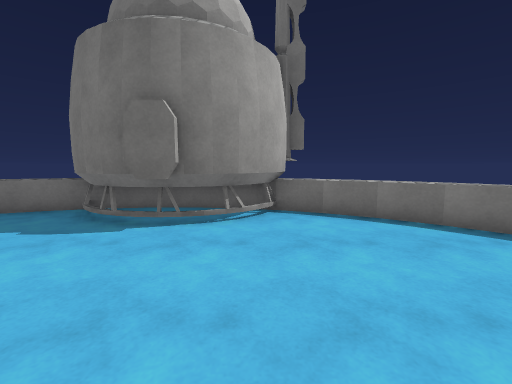
view 1 (above)

14 first-person views from a walk through a Unity game level. The camera is 1.2 m above the floor, tilts 6° down and sees 90° across. The floor is counted in squares, 1 m on a side. Each view is taken from the middle of a square. On the plan, view 1 faces up. The plan holds only what a view shows up to about 12 squares ahead; the rest is blank. Some surface patterns are stand-ins.

view 2
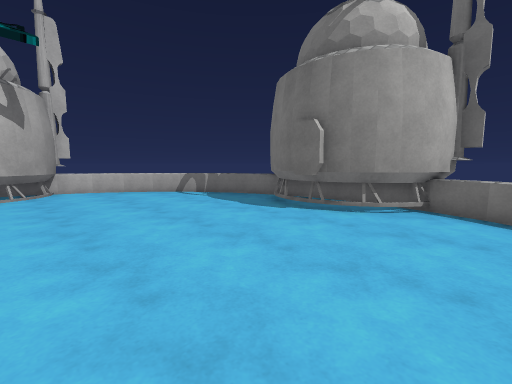

view 3
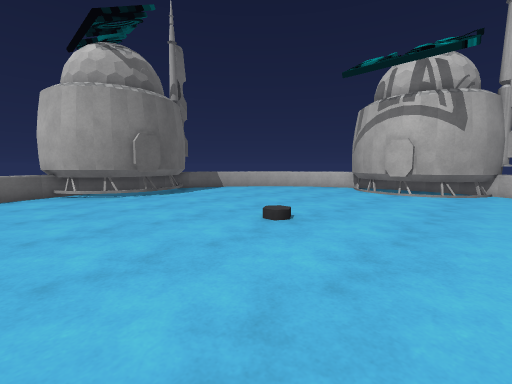

view 4
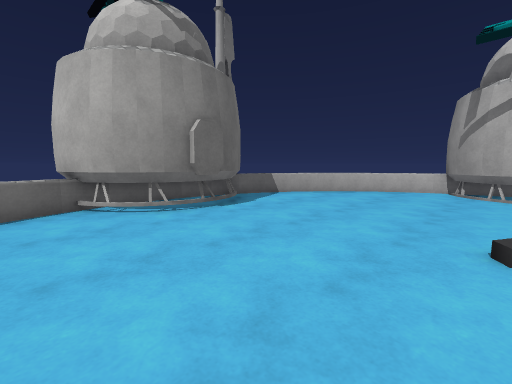

view 5
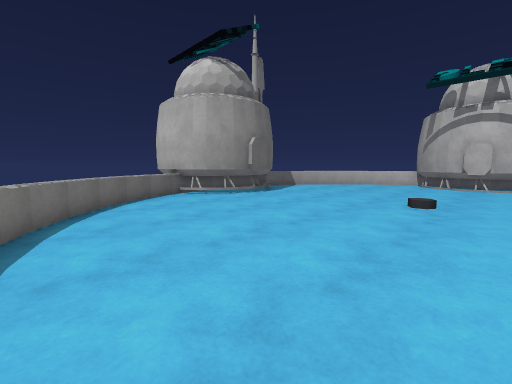

view 6
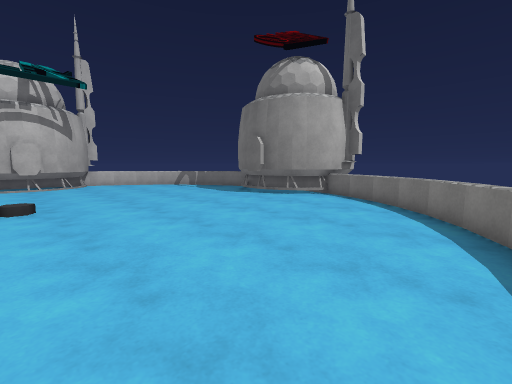

view 7
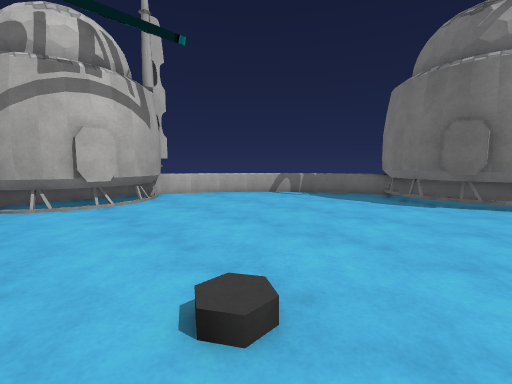

view 8
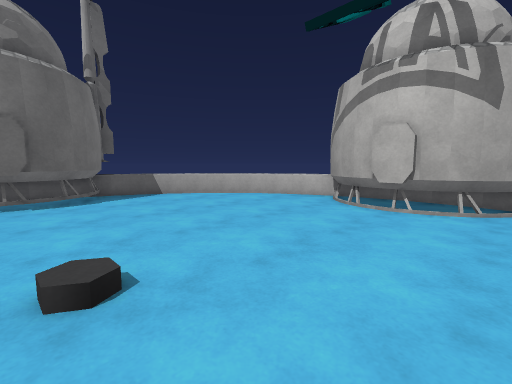

view 9
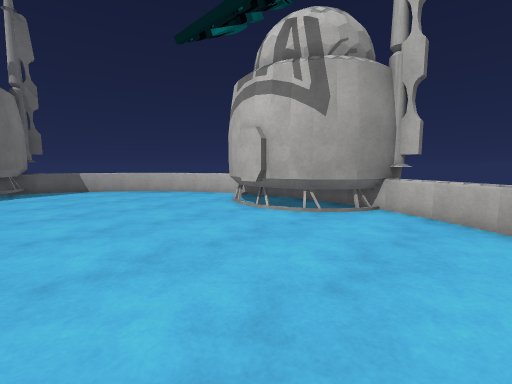

view 10
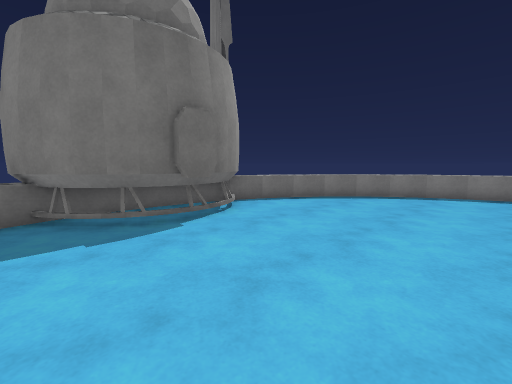

view 11
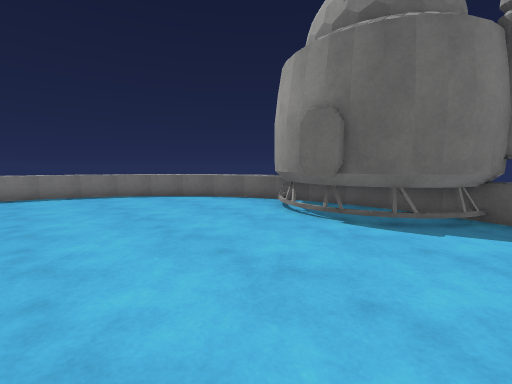

view 12
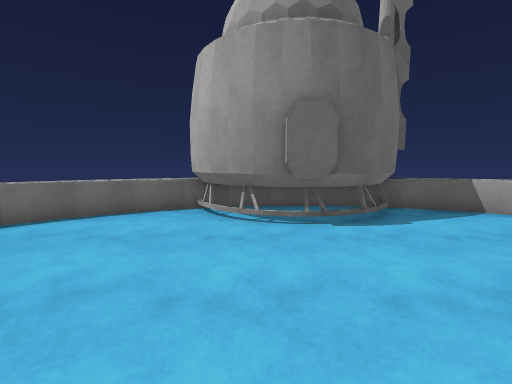

view 13
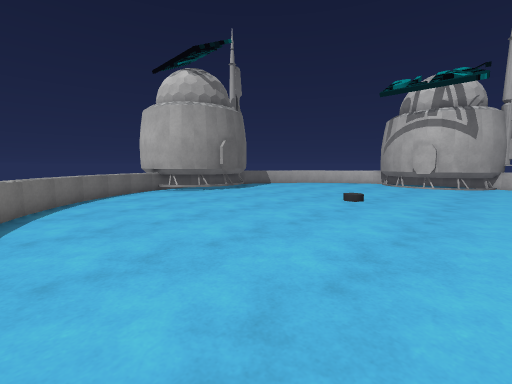

view 14
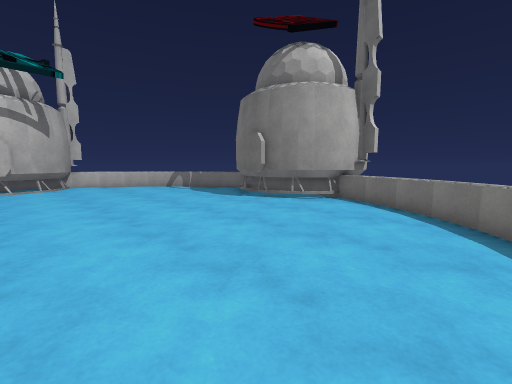

### Floor plan
Key: @ floor where view 1 was taken; # wall or solid block; . floor; = window, fence, low wall or low ledge.
Columns run from 12 left of view 1 to 7 right of it. Each row starts with its distance up from view 1.
  9              #
  8        #     #
  7      #=#######=#
  6    ##==.#####.==#
  5   ##=....###....=#
  4  ##=.............=#
  3  #=...............=
  2  =................=#
  1 ##.................=
  0 ###.........@......=
 -1 ####...............
 -2 # ##...............
 -3 ####...............
 -4 ###................=
 -5  #.................=
 -6  =................=#
 -7  #=...............=#
 -8  #=..............=#
 -9   #=.....###....=##
-10    #==..#####..=##
-11     ##=### ###=#
-12        #######

Where each view was taken, in squares from view 1:
view 1: 0 up, 0 right, facing up
view 2: 1 down, 2 right, facing up-left
view 3: 1 up, 2 right, facing down-left
view 4: 3 down, 2 right, facing down-left
view 5: 1 down, 6 right, facing down-left
view 6: 3 down, 6 right, facing up-left
view 7: 4 down, 1 left, facing up-left
view 8: 0 up, 2 left, facing down-left
view 9: 3 up, 4 left, facing down-left
view 10: 0 up, 5 left, facing up-right
view 11: 4 down, 5 left, facing down-right
view 12: 4 down, 1 left, facing down
view 13: 1 up, 6 right, facing down-left
view 14: 2 down, 5 right, facing up-left
